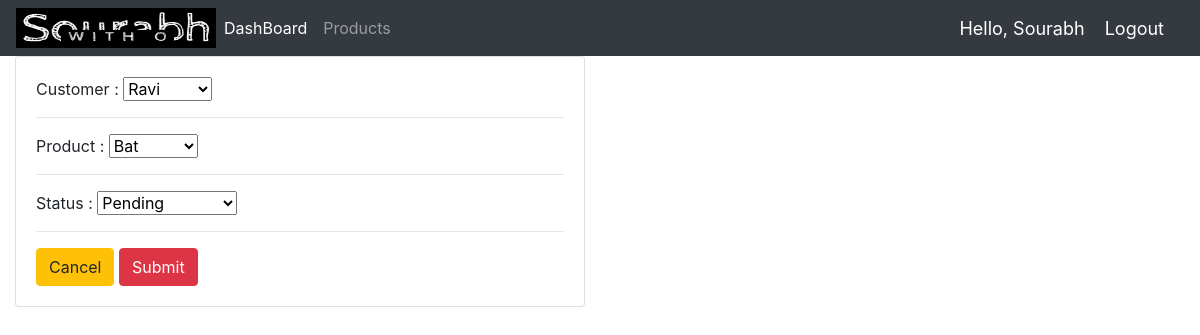
Before: /update_order/16/ (signed in) with the older database file.
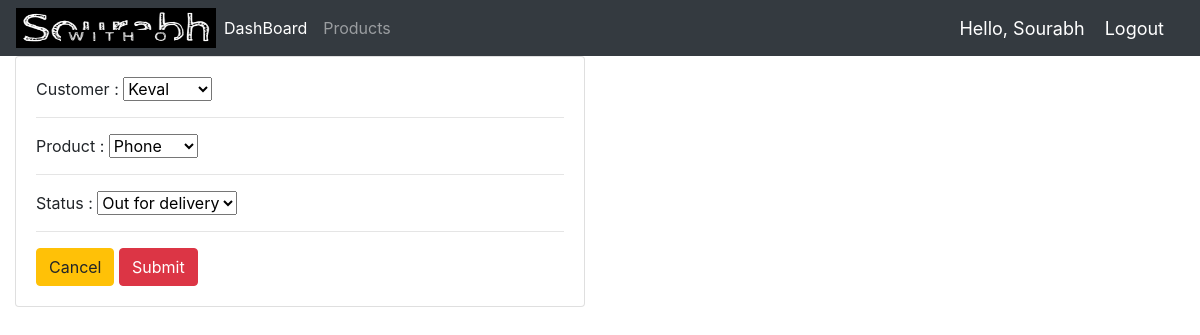
After: the same page with the newer database file.
### accounts/models.py (models this page shows, shortened)
class Order(models.Model):
    STATUS=(
        ('Pending','Pending'),
        ('Out for delivery','Out for delivery'),
        ('Delivered','Delivered'),
    )
    customer=models.ForeignKey(Customer,null=True,on_delete=models.CASCADE)
    product=models.ForeignKey(Product,null=True,on_delete=models.CASCADE)
    date_created=models.DateTimeField(auto_now_add=True,null=True)
    status=models.CharField(max_length=200,null=True,choices=STATUS)

### accounts/decorators.py (the view)
		def wrapper_func(request, *args, **kwargs):
			group = None
			if request.user.groups.exists():
				group = request.user.groups.all()[0].name
			if group in allowed_roles:
				return view_func(request, *args, **kwargs)
			else:
				return HttpResponse('You are not authorized to view this page')

### accounts/forms.py
class OrderForm(ModelForm):
	class Meta:
		model = Order
		fields = '__all__'

### accounts/models.py (called while the page is built)
    def __str__(self):
        return self.name

    def __str__(self):
        return self.name

### accounts/views.py (called while the page is built)
@login_required(login_url='login')
@allowed_users(allowed_roles=['admin'])
def updateOrder(request, pk):
	order = Order.objects.get(id=pk)
	form = OrderForm(instance=order)
	if request.method == 'POST':
		form = OrderForm(request.POST, instance=order)
		if form.is_valid():
			form.save()
			return redirect('/')
	context = {'form':form}
	return render(request, 'accounts/forms.html', context)

### accounts/templates/accounts/forms.html (shortened to what this page needs)
{%  extends 'accounts/main.html' %}
{% load static %}
{% block content %}
<div class="row">
	<div class="col-md-6">
		<div class="card card-body">
			<form action="" method="POST">
				{% for field in form %}
				{% if request.user.is_staff %}
				{{field.label}} : {{field}}
				{% else %}
				{{field}}
					{% if field.label == "status" %}
					{% else %}
					{% endif %}
				{% endif %}
					<hr>
				{% endfor %}
				<a class="btn btn-warning" href="{% url 'home' %}">Cancel</a>
				<input class="btn btn-danger" type="submit" name="Confirm">
			</form>
		</div>
	</div>
</div>
{% endblock %}

Changed rows visible on the page:
changed Order: customer "Ravi" → "Keval"; product "Bat" → "Phone"; status "Pending" → "Out for delivery"
